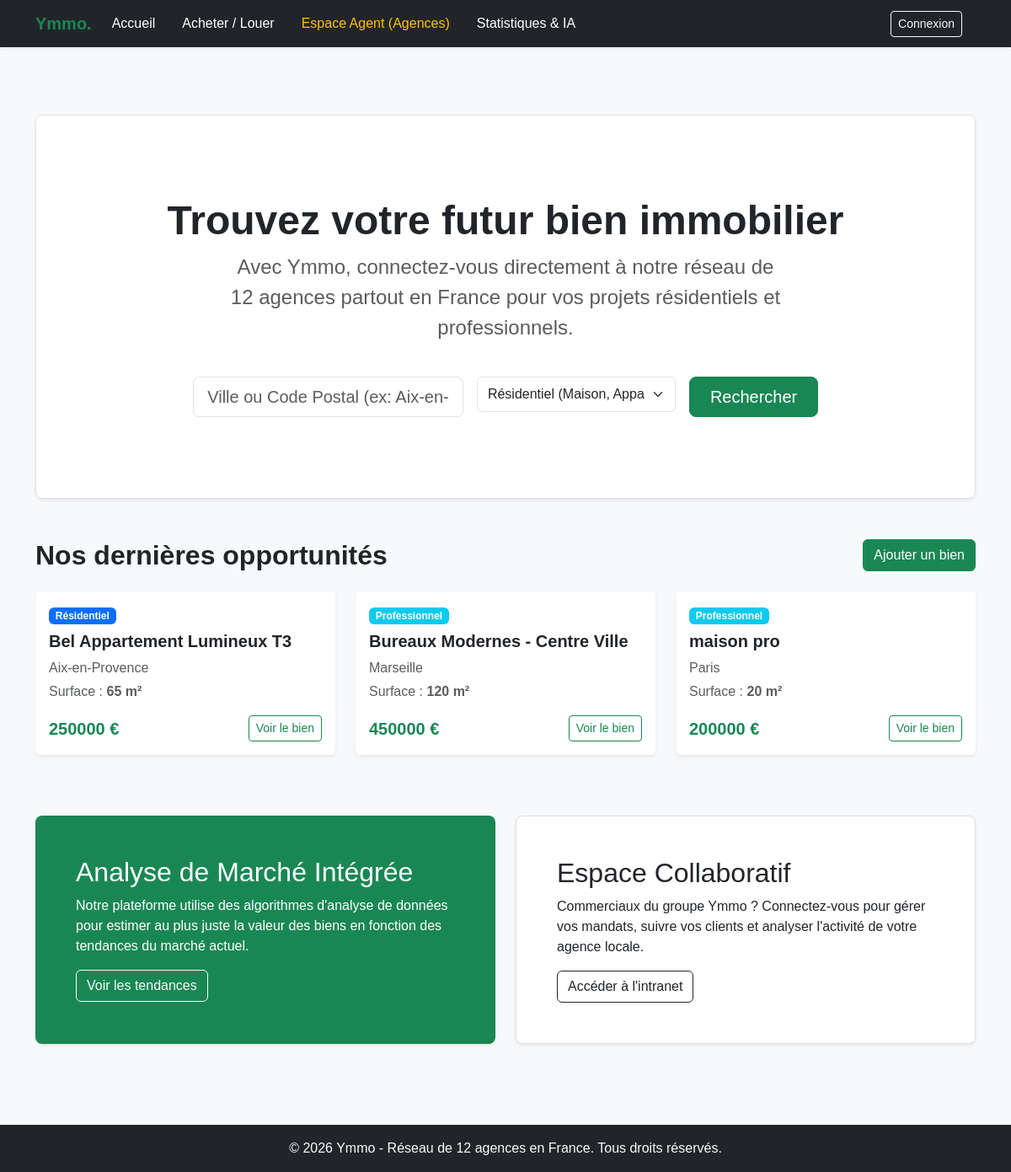
/ (signed in), run on the app's committed database.
### app/models.py (models this page shows)
class BienImmobilier(db.Model):
    __tablename__ = 'bien_immobilier'
    id_bien = db.Column(db.Integer, primary_key=True)
    titre = db.Column(db.String(150), nullable=False)
    type_bien = db.Column(db.String(50), nullable=False) # 'Résidentiel' ou 'Professionnel' [cite: 63]
    statut = db.Column(db.String(50), nullable=False)     # 'A vendre' ou 'A acheter' [cite: 64]
    prix = db.Column(db.Integer, nullable=False)
    surface_m2 = db.Column(db.Integer, nullable=False)
    ville = db.Column(db.String(100), nullable=False)
    date_creation = db.Column(db.DateTime, default=datetime.utcnow)
    id_commercial = db.Column(db.Integer, db.ForeignKey('utilisateur.id_utilisateur'), nullable=False)

### app/routes/main.py (the view)
@main_bp.route('/')
def index():
    ville_recherche = request.args.get('ville', '').strip()
    type_recherche = request.args.get('type_bien', '')
    query = BienImmobilier.query
    if ville_recherche:
        query = query.filter(BienImmobilier.ville.ilike(f"%{ville_recherche}%"))
    if type_recherche:
        query = query.filter_by(type_bien=type_recherche)
    liste_biens = query.all()
    return render_template('index.html', biens=liste_biens, ville_recherche=ville_recherche, type_recherche=type_recherche)

### app/templates/index.html (shortened to what this page needs)
{% extends 'base.html' %}
{% block content %}
<div class="p-5 mb-4 bg-white rounded-3 shadow-sm border">
    <div class="container-fluid py-5 text-center">
        <h1 class="display-5 fw-bold text-dark">Trouvez votre futur bien immobilier</h1>
        <p class="col-md-8 fs-4 mx-auto text-muted">Avec Ymmo, connectez-vous directement à notre réseau de 12 agences
            partout en France pour vos projets résidentiels et professionnels.</p>
        <form class="row g-3 justify-content-center mt-4">
            <div class="col-md-4">
                <input type="text" class="form-control form-control-lg"
                    placeholder="Ville ou Code Postal (ex: Aix-en-Provence)...">
            </div>
            <div class="col-md-3">
                <select class="form-select form-control-lg">
                    <option value="Résidentiel">Résidentiel (Maison, Appartement)</option>
                </select>
            </div>
            <div class="col-md-2">
                <button type="submit" class="btn btn-success btn-lg w-100">Rechercher</button>
            </div>
        </form>
    </div>
</div>
<div class="container my-5 px-0">
    <div class="d-flex justify-content-between align-items-center mb-4">
        <h2 class="fw-bold text-dark mb-0">Nos dernières opportunités</h2>
        {% if session.get('user_role') in ['Direction', 'Commercial'] %}
        <a href="{{ url_for('main.ajouter_bien') }}" class="btn btn-success"> Ajouter un bien</a>
            {% endif %}
    </div>
    <div class="row">
        {% for bien in biens %}
        <div class="col-md-4 mb-4">
            <div class="card h-100 shadow-sm border-0">
                <div class="card-body">
                    <span
                        class="badge {% if bien.type_bien == 'Résidentiel' %}bg-primary{% else %}bg-info{% endif %} mb-2">
                        {{ bien.type_bien }}
                    </span>
                    <h5 class="card-title fw-bold text-dark">{{ bien.titre }}</h5>
                    <p class="card-text text-muted mb-1"> {{ bien.ville }}</p>
                    <p class="card-text text-muted">Surface : <strong>{{ bien.surface_m2 }} m²</strong></p>
                    <div class="d-flex justify-content-between align-items-center mt-3">
                        <span class="text-success fw-bold fs-5">{{ bien.prix }} €</span>
                        <a href="#" class="btn btn-outline-success btn-sm">Voir le bien</a>
                    </div>
                </div>
            </div>
        </div>
        {% else %}
        <div class="col-12 text-center py-4 bg-white rounded-3 border">
            <p class="text-muted mb-0">Aucun bien immobilier n'est disponible pour le moment.</p>
        </div>
        {% endfor %}
    </div>
</div>
<div class="row align-items-md-stretch mt-4">
    <div class="col-md-6 mb-3">
        <div class="h-100 p-5 text-white bg-success rounded-3 shadow-sm">
            <h2>Analyse de Marché Intégrée</h2>
            <p>Notre plateforme utilise des algorithmes d'analyse de données pour estimer au plus juste la valeur des
                biens en fonction des tendances du marché actuel.</p>
            <button class="btn btn-outline-light" type="button">Voir les tendances</button>
        </div>
    </div>
    <div class="col-md-6 mb-3">
        <div class="h-100 p-5 bg-white border rounded-3 shadow-sm">
            <h2>Espace Collaboratif</h2>
            <p>Commerciaux du groupe Ymmo ? Connectez-vous pour gérer vos mandats, suivre vos clients et analyser
                l'activité de votre agence locale.</p>
            <button class="btn btn-outline-dark" type="button">Accéder à l'intranet</button>
        </div>
    </div>
</div>
{% endblock %}

### app/static/css/style.css (style rules this page uses)
body { font-family: Arial, sans-serif; line-height: 1.5; margin: 0; padding: 0; }

### data on the page
BienImmobilier: type_bien "Résidentiel", titre "Bel Appartement Lumineux T3", ville "Aix-en-Provence", surface_m2 "65", prix "250000"
BienImmobilier: type_bien "Professionnel", titre "Bureaux Modernes - Centre Ville", ville "Marseille", surface_m2 "120", prix "450000"
BienImmobilier: type_bien "Professionnel", titre "maison pro", ville "Paris", surface_m2 "20", prix "200000"
